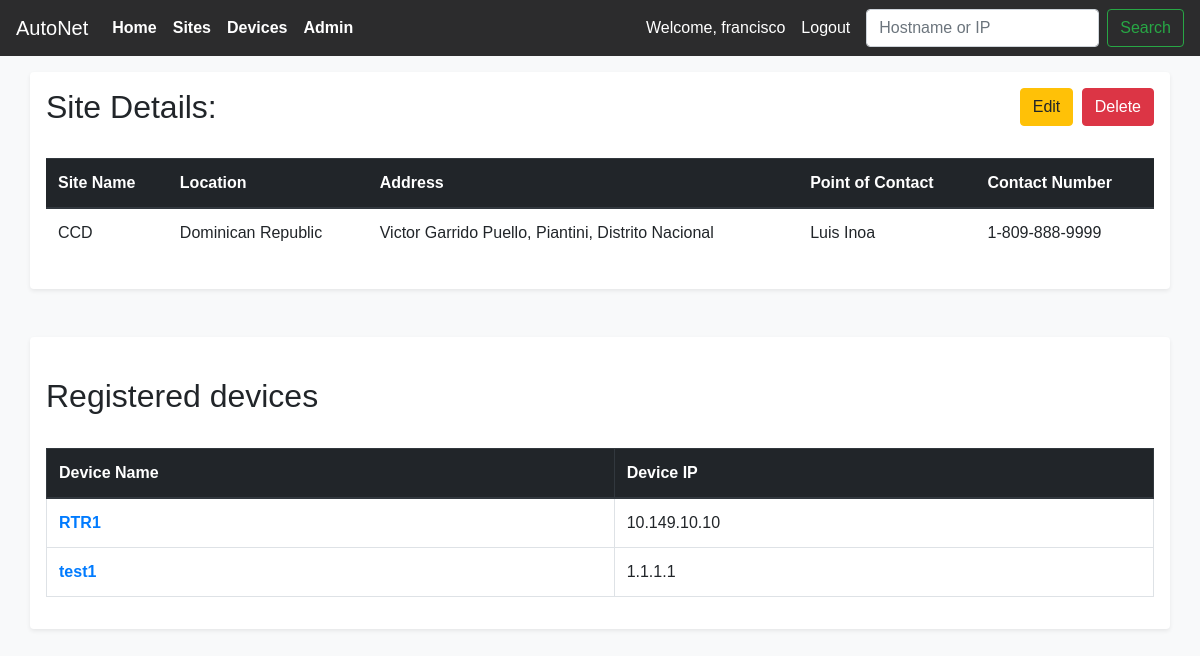
Page /sites/6 (signed in) on the earlier database version.
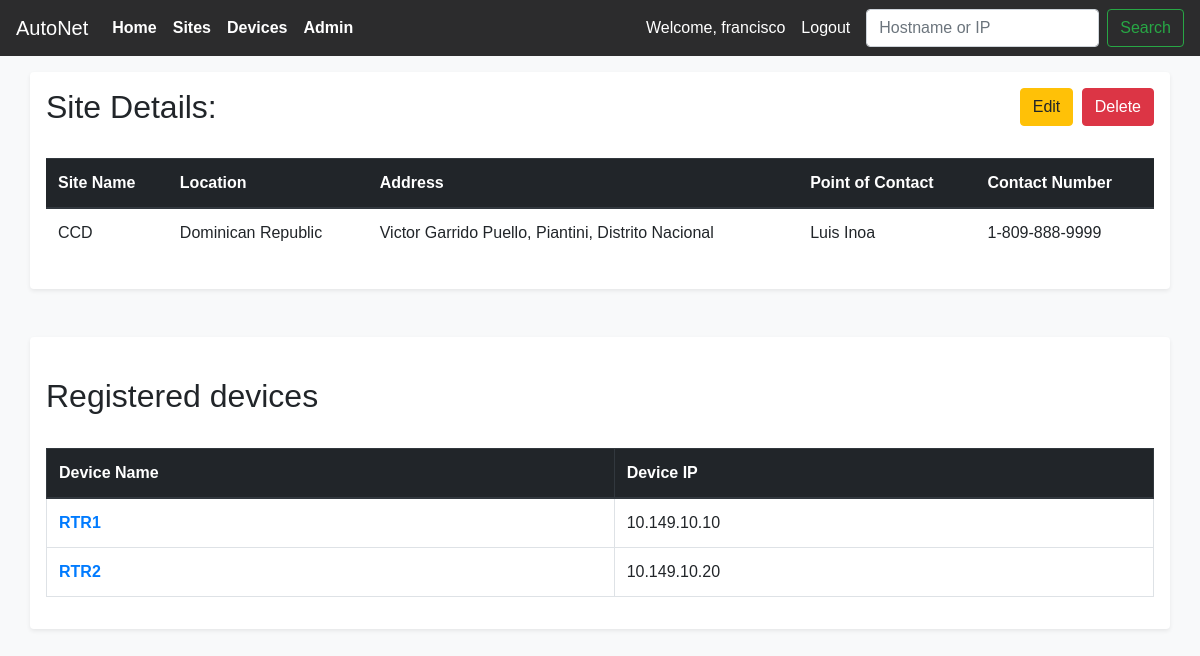
Same page on the later database version.
### main_app/models.py (models this page shows, shortened)
class Devices(models.Model):
    VENDOR_LIST = (('C', 'Cisco'),
                                    ('J', 'Juniper'),
                                    ('A', 'Arista'),
                                    )
    device_name = models.CharField(max_length=100)
    device_ip = models.GenericIPAddressField()
    uuid = models.UUIDField( #used by the API to look up the record
                            db_index=True,
                            default=uuid_lib.uuid4,
                            editable=False)
    vendor = models.CharField(choices=VENDOR_LIST, max_length=10,
                                                default=VENDOR_LIST[0])
    site = models.ForeignKey(Sites,
                            on_delete=models.CASCADE,
                            related_name = 'devices',
                            )
    objects = models.Manager()

### main_app/views.py (the view)
# urls.py: path('sites/<int:pk>', views.SitesDetailView.as_view(), name='sitesdetail'),
class SitesDetailView(LoginRequiredMixin, DetailView):
    context_object_name = 'sites_detail'
    model = models.Sites
    template_name = 'main_app/sites_detail.html'

### main_app/templates/main_app/sites_detail.html
{% extends 'main_app/main_app_base.html' %}
{%block content %}
<div class="container shadow-sm p-3 mb-5 bg-white rounded">
  <div class="float-right">
    <a href="{% url 'main_app:updatesite' pk=sites_detail.id%}">
      <button class="btn btn-warning mr-1"type="submit">Edit</button>
    </a>
    <a href="{% url 'main_app:deletesite' pk=sites_detail.id%}">
      <button class="btn btn-danger"type="submit">Delete</button>
    </a>
  </div>
  <h2>Site Details:</h2>
  <br>
  <table class="table">
    <thead  class="thead-dark">
      <th>Site Name</th>
      <th>Location</th>
      <th>Address</th>
      <th>Point of Contact</th>
      <th>Contact Number</th>
    </thead>
    <tr>
      <td>{{sites_detail.site_name}}</td>
      <td>{{sites_detail.site_location}}</td>
      <td>{{sites_detail.site_address}}</td>
      <td>{{sites_detail.site_poc_name}}</td>
      <td>{{sites_detail.site_poc_number}}</td>
    </tr>
  </table>
</div>
<div class="container shadow-sm p-3 mb-5 bg-white rounded">
  <br>
  <h2>Registered devices</h2>
  <br>
  <table class="table table-bordered">
    <thead  class="thead-dark">
      <th>Device Name</th>
      <th>Device IP</th>
    </thead>
    {% for device in sites_detail.devices.all %}
      <tr>
        <td><a href="{% url 'main_app:devicedetail' pk=device.id%}"><strong>{{device.device_name}}</strong></a></td>
        <td>{{device.device_ip}}</td>
      </tr>
    {% endfor %}
  </table>
</div>
{%endblock content %}

Differences in the rows shown:
removed Devices: device_name "test1", device_ip "1.1.1.1"
added Devices: device_name "RTR2", device_ip "10.149.10.20"
